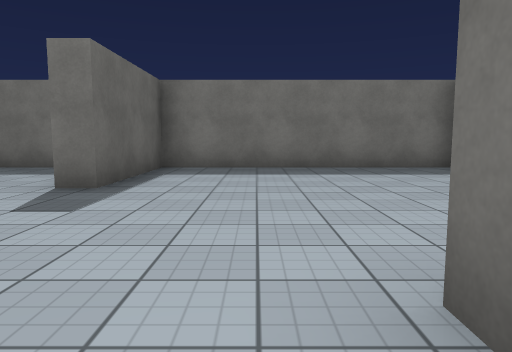
View 1 (above)

23 first-person views from a walk through a 3-D level made in the Unity game engine. The camera is 1.2 m above the floor, tilts 6° down and sees 70° across. The floor is counted in squares, 2 m on a side. Each view is taken from the middle of a square. On the plan, view 1 faces up. The plan holds only what a view shows up to about 10 squares ahead; the rest is blank. The place goes on beyond the plan. Surface patterns are stand-ins for the level's own textures.

View 2
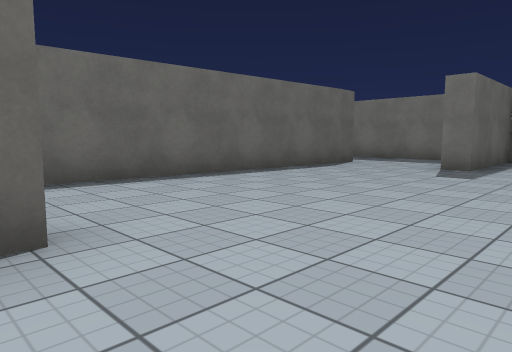

View 3
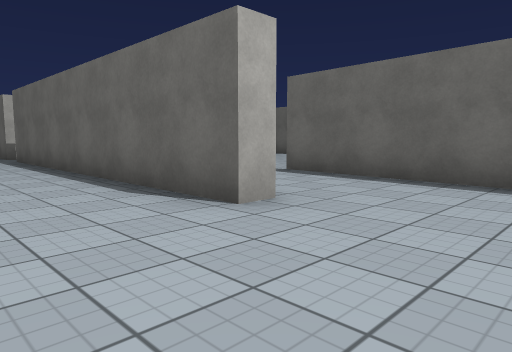

View 4
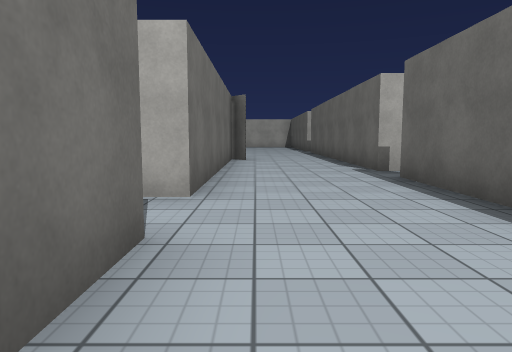

View 5
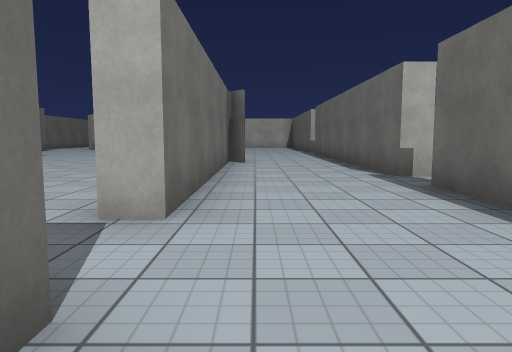

View 6
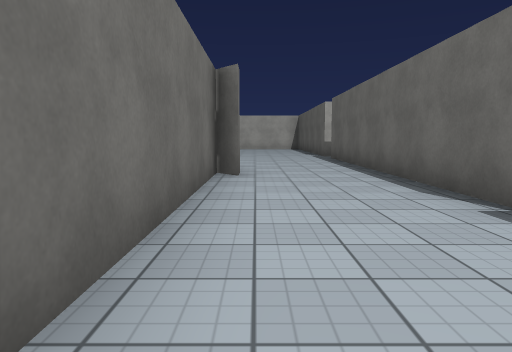

View 7
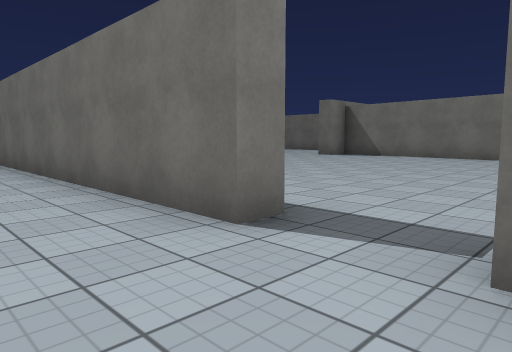

View 8
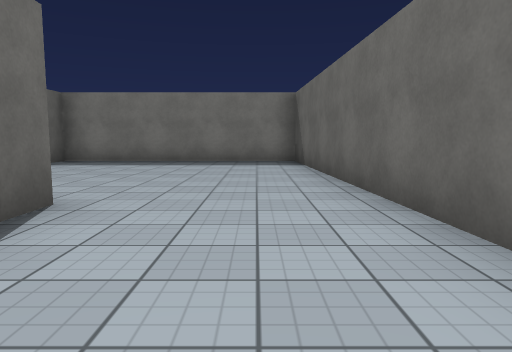

View 9
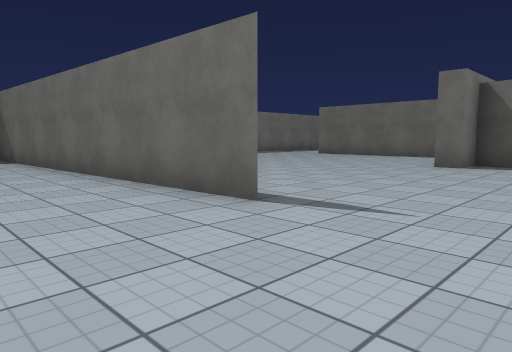

View 10
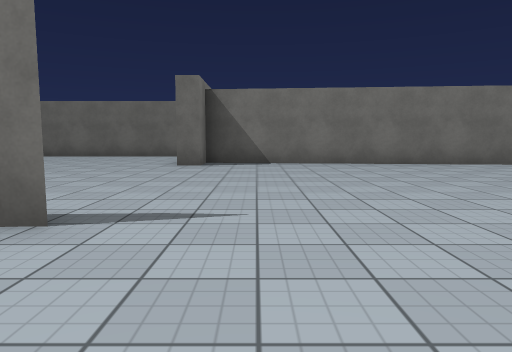

View 11
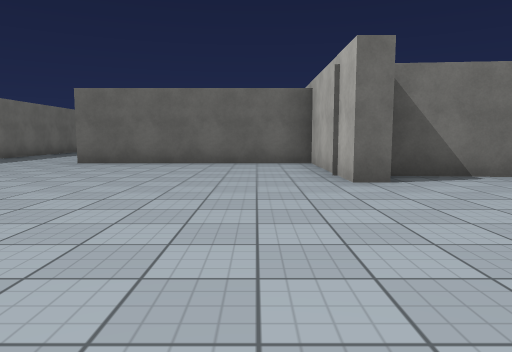

View 12
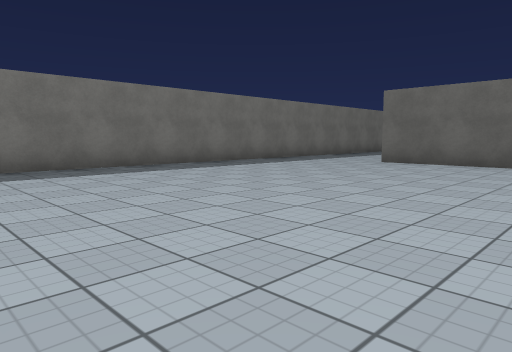

View 13
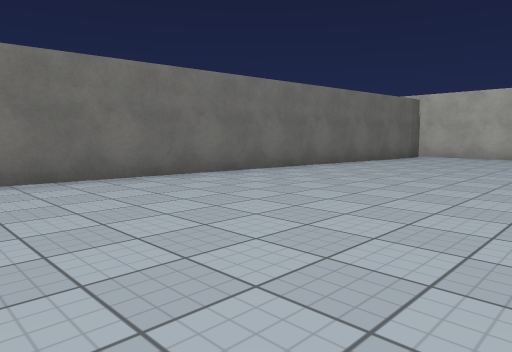

View 14
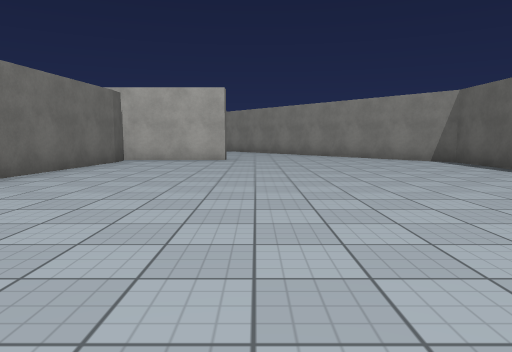

View 15
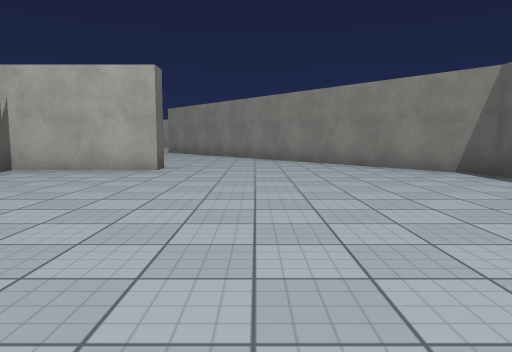

View 16
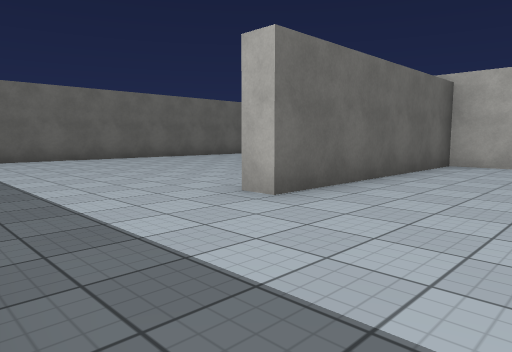

View 17
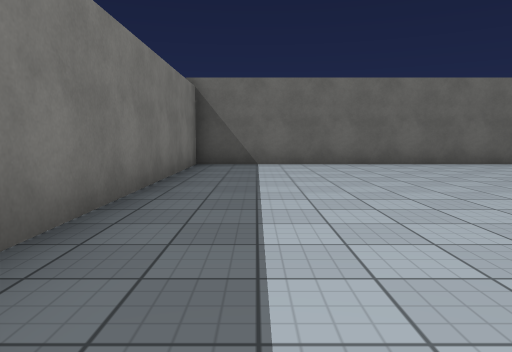

View 18
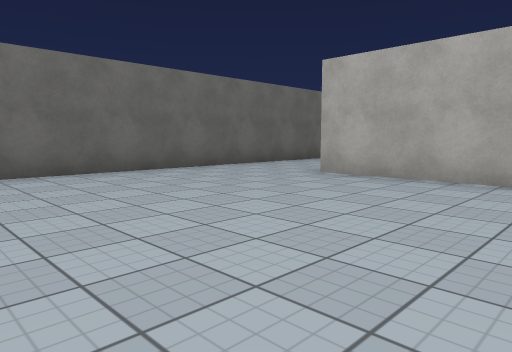

View 19
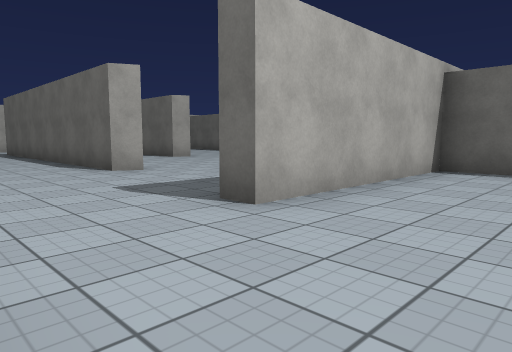

View 20
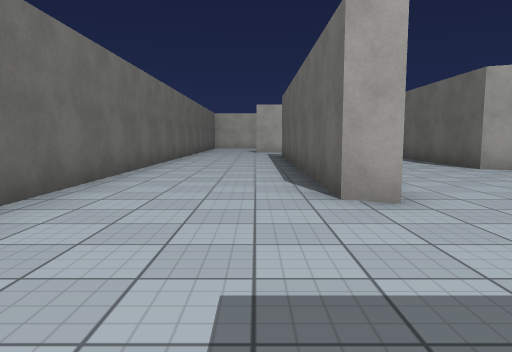

View 21
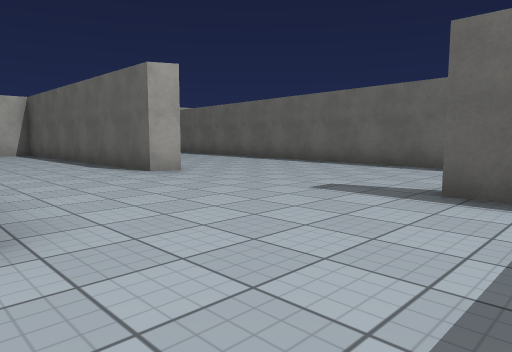

View 22
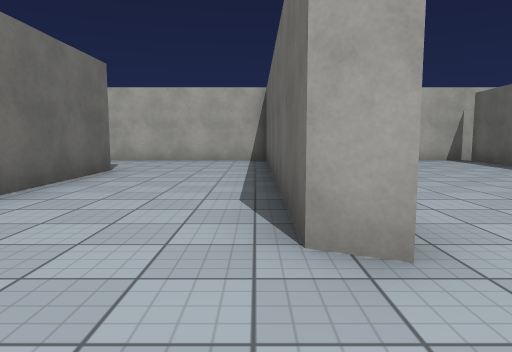

View 23
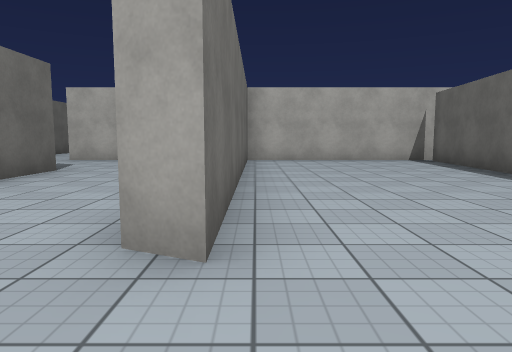

### Floor plan
Points are (right, up) in squares from view 1. A wall is a line through its corners. A room is listed if a view was taken in it or the views show most of it. See-through windows are left out.
Room 1 (views 1, 2, 3, 4, 5, 6, 7)
walls: (1.2, -7.1) (0.7, -7.1) (0.7, 1.4); (-2.8, -2.4) (-2.2, -2.4) (-2.2, -10.6); (4.4, -1.6) (4, 7.3) (-1.9, 7.3) (-1.9, 4.3) (-2.5, 4.3); (1.2, 1.4) (1.2, 0.5); (-2.8, -11.6) (-2.2, -11.6) (-2.2, -19); (-4.7, 4.6) (-5.4, -4.6); (0.7, -15.2) (0.7, -8.7) (1.2, -8.7)
ways out: opening at (1, -8) to room 2; opening at (2.5, -1.5) to room 2; opening at (-3.5, 5) to room 3; opening at (-4, -3.5)
Room 2 (views 8, 9, 10, 11, 12, 13, 14, 15, 16, 17, 18, 19, 20, 21, 22, 23)
walls: (10.5, -5.3) (10.1, -9.4); (14, -3.6) (14, -4.4); (17.6, -5.2) (18.2, -5.5) (18.2, -11.9); (14, -0.1) (14, -1.3) (18.7, -1.3) (18.7, -1.9); (9.8, -13) (9.4, -16.5); (17.7, -13.7) (17.7, -10.7); (9.4, -15.9) (10.8, -1.8) (9.9, -1.8) (9.9, -1.3) (13.5, -1.3) (13.5, 4.2) (14.1, 4.2); (9.4, -16.6) (9.4, -15.8); (21.2, -12) (21.2, 7.3) (14.9, 7.3); (14.6, -16.7) (19, -16.7); (6.8, -17.2) (6.8, -16.7) (14.2, -16.7) (14.2, -8.7) (14.7, -8.9) (14.7, -16.2); (12, 7.3) (6.2, 7.3); (1.2, -13.9) (1.2, -15.8) (4.7, -20.1); (0.2, -14.7) (0.7, -15.2)
ways out: opening at (1, -8) to room 1; opening at (2.5, -1.5) to room 1
Room 3 (no view inside)
walls: (-4.8, 5.2) (-4.7, 4.6); (-3.4, 7.3) (-5.2, 7.3)
ways out: opening at (-3.5, 5) to room 1; opening at (-5, 6.5)

Where each view was taken, in squares from view 1:
view 1: 0 up, 0 right, facing up
view 2: 3 down, 0 right, facing up-left
view 3: 0 up, 0 right, facing down-left
view 4: 5 down, 0 right, facing down
view 5: 6 down, 0 right, facing down
view 6: 9 down, 0 right, facing down
view 7: 9 down, 1 left, facing up-right
view 8: 2 down, 3 right, facing up
view 9: 4 down, 2 right, facing up-right
view 10: 3 down, 2 right, facing right
view 11: 0 up, 5 right, facing right
view 12: 0 up, 5 right, facing up-right
view 13: 5 down, 5 right, facing down-right
view 14: 7 down, 6 right, facing down
view 15: 10 down, 5 right, facing down
view 16: 7 up, 11 right, facing down-right
view 17: 6 up, 13 right, facing right
view 18: 4 up, 15 right, facing down-right
view 19: 1 up, 21 right, facing down-left
view 20: 2 down, 19 right, facing down
view 21: 3 down, 18 right, facing down-left
view 22: 7 down, 15 right, facing down
view 23: 7 down, 14 right, facing down
